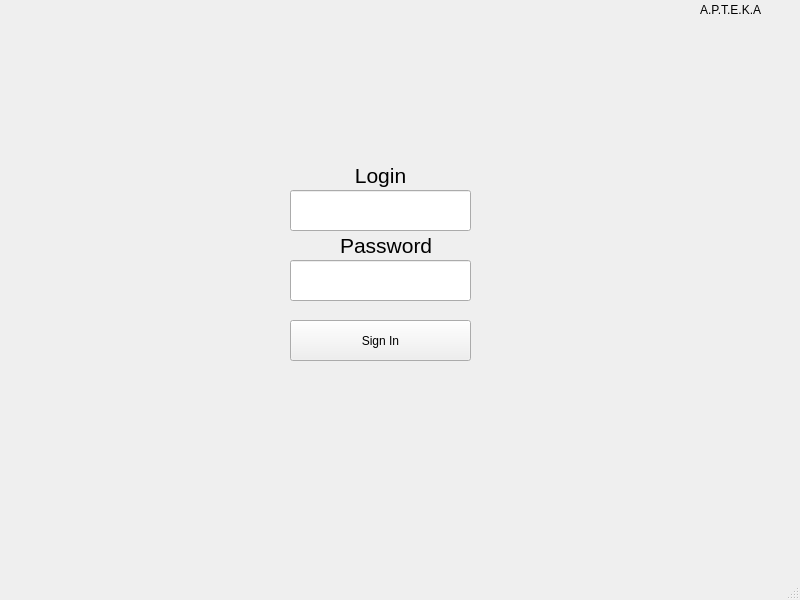
<?xml version="1.0" encoding="UTF-8"?>
<ui version="4.0">
 <class>MainWindow</class>
 <widget class="QMainWindow" name="MainWindow">
  <property name="geometry">
   <rect>
    <x>0</x>
    <y>0</y>
    <width>800</width>
    <height>600</height>
   </rect>
  </property>
  <property name="windowTitle">
   <string>MainWindow</string>
  </property>
  <widget class="QWidget" name="centralwidget">
   <widget class="QPushButton" name="signin_button">
    <property name="geometry">
     <rect>
      <x>290</x>
      <y>320</y>
      <width>181</width>
      <height>41</height>
     </rect>
    </property>
    <property name="text">
     <string>Sign In</string>
    </property>
   </widget>
   <widget class="QLabel" name="version_label">
    <property name="geometry">
     <rect>
      <x>700</x>
      <y>0</y>
      <width>101</width>
      <height>20</height>
     </rect>
    </property>
    <property name="text">
     <string>A.P.T.E.K.A </string>
    </property>
   </widget>
   <widget class="QLineEdit" name="line_login">
    <property name="geometry">
     <rect>
      <x>290</x>
      <y>190</y>
      <width>181</width>
      <height>41</height>
     </rect>
    </property>
    <property name="maxLength">
     <number>32</number>
    </property>
   </widget>
   <widget class="QLineEdit" name="line_password">
    <property name="geometry">
     <rect>
      <x>290</x>
      <y>260</y>
      <width>181</width>
      <height>41</height>
     </rect>
    </property>
    <property name="inputMask">
     <string comment="*"/>
    </property>
    <property name="maxLength">
     <number>32</number>
    </property>
   </widget>
   <widget class="QLabel" name="label">
    <property name="geometry">
     <rect>
      <x>350</x>
      <y>160</y>
      <width>61</width>
      <height>31</height>
     </rect>
    </property>
    <property name="font">
     <font>
      <pointsize>16</pointsize>
     </font>
    </property>
    <property name="layoutDirection">
     <enum>Qt::LeftToRight</enum>
    </property>
    <property name="text">
     <string>Login</string>
    </property>
    <property name="textFormat">
     <enum>Qt::AutoText</enum>
    </property>
    <property name="scaledContents">
     <bool>true</bool>
    </property>
    <property name="alignment">
     <set>Qt::AlignCenter</set>
    </property>
   </widget>
   <widget class="QLabel" name="label_2">
    <property name="geometry">
     <rect>
      <x>340</x>
      <y>230</y>
      <width>101</width>
      <height>31</height>
     </rect>
    </property>
    <property name="font">
     <font>
      <pointsize>16</pointsize>
     </font>
    </property>
    <property name="text">
     <string>Password</string>
    </property>
    <property name="scaledContents">
     <bool>true</bool>
    </property>
    <property name="alignment">
     <set>Qt::AlignJustify|Qt::AlignVCenter</set>
    </property>
   </widget>
  </widget>
  <widget class="QStatusBar" name="statusbar"/>
 </widget>
 <resources/>
 <connections/>
</ui>
